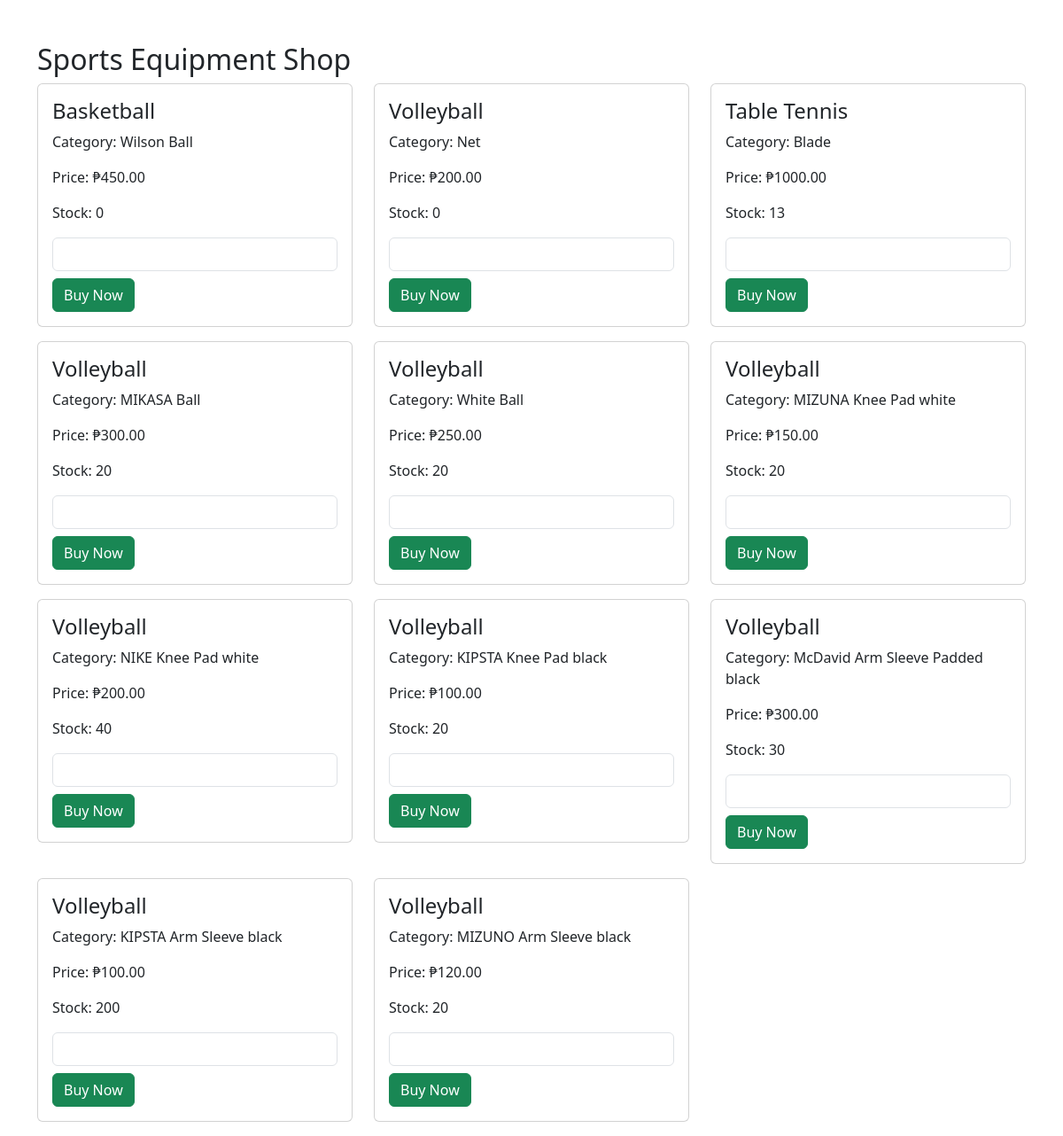
The app's page /user-Desktop/shop.php with its own data.
### tables this page shows
CREATE TABLE `equipments` (
  `id` int(11) NOT NULL,
  `equipment_name` varchar(150) DEFAULT NULL,
  `category` varchar(100) DEFAULT NULL,
  `price` decimal(10,2) DEFAULT NULL,
  `stock` int(11) DEFAULT NULL,
  `created_at` timestamp NOT NULL DEFAULT current_timestamp(),
  `image` varchar(255) DEFAULT NULL
);

### user-Desktop/shop.php (the view, shortened to what this page needs)
<?php
include '../config/db.php';
$products = $conn->query("SELECT * FROM equipments");
?>
<!DOCTYPE html>
<html>
<head>
<link href="https://cdn.jsdelivr.net/npm/bootstrap@5.3.0/dist/css/bootstrap.min.css" rel="stylesheet">
</head>
<body class="container mt-5">
<h2>Sports Equipment Shop</h2>
<div class="row">
<?php while($row = $products->fetch()) { ?>
<div class="col-md-4">
<div class="card p-3 mb-3">
<h4><?= $row['equipment_name'] ?></h4>
<p>Category: <?= $row['category'] ?></p>
<p>Price: ₱<?= $row['price'] ?></p>
<p>Stock: <?= $row['stock'] ?></p>
<form action="checkout.php" method="POST">
<input type="number" name="quantity" class="form-control mb-2" min="1" required>
<button class="btn btn-success" name="buy">Buy Now</button>
</form>
</div>
</div>
<?php } ?>
</div>
</body>
</html>

### records on screen
equipments: equipment_name "Basketball", category "Wilson Ball", price "450.00", stock "0"
equipments: equipment_name "Volleyball", category "Net", price "200.00", stock "0"
equipments: equipment_name "Table Tennis", category "Blade", price "1000.00", stock "13"
equipments: equipment_name "Volleyball", category "MIKASA Ball", price "300.00", stock "20"
equipments: equipment_name "Volleyball", category "White Ball", price "250.00", stock "20"
equipments: equipment_name "Volleyball", category "MIZUNA Knee Pad white", price "150.00", stock "20"
equipments: equipment_name "Volleyball", category "NIKE Knee Pad white", price "200.00", stock "40"
equipments: equipment_name "Volleyball", category "KIPSTA Knee Pad black", price "100.00", stock "20"
equipments: equipment_name "Volleyball", category "McDavid Arm Sleeve Padded black", price "300.00", stock "30"
equipments: equipment_name "Volleyball", category "KIPSTA Arm Sleeve black", price "100.00", stock "200"
equipments: equipment_name "Volleyball", category "MIZUNO Arm Sleeve black", price "120.00", stock "20"
